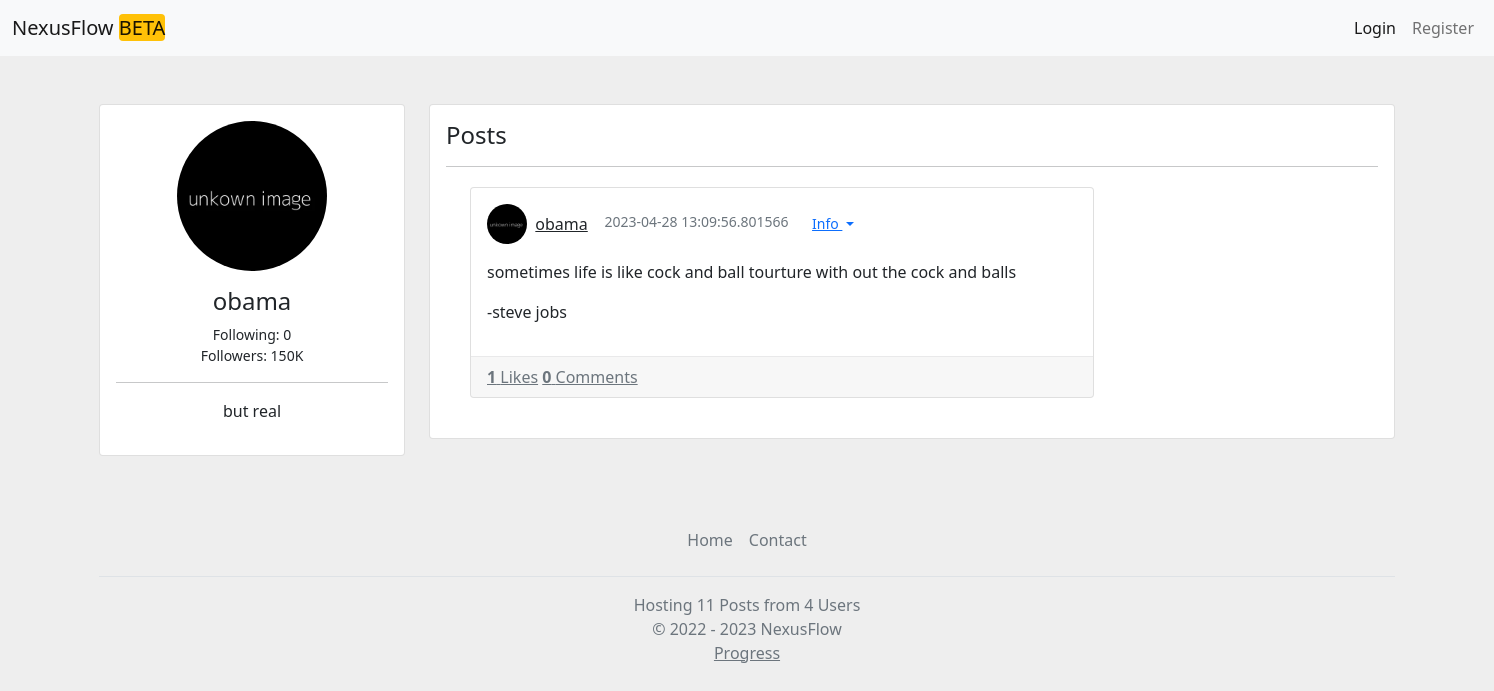
Screenshot of /u/obama with the database file from the repository.
### app.py (models this page shows)
class Serializer(object):
	def serialize(self):
		return {c: getattr(self, c) for c in inspect(self).attrs.keys()}
	@staticmethod
	def serialize_list(l):
		return [m.serialize() for m in l]

class Users(db.Model, Serializer):
	id = db.Column(db.Integer, primary_key=True)
	public_id = db.Column(db.String())
	ip = db.Column(db.String(), default="")
	email = db.Column(db.String(), default="")
	bio = db.Column(db.String(150), default="")
	name = db.Column(db.String(50))
	password = db.Column(db.String(500))
	pfpurl = db.Column(db.String(150))
	likedposts = db.Column(db.String(), default="")
	followers = db.Column(db.String(), default="")
	followercount = db.Column(db.Integer, default=0)
	followingcount = db.Column(db.Integer, default=0)
	following = db.Column(db.String(), default="")
	blocked = db.Column(db.String(), default="")
	posts = db.Column(db.String(), default="")
	algmod = db.Column(db.Integer, default=0)
	postallow = db.Column(db.Boolean, default=False)
	admin = db.Column(db.Boolean, default=False)

class Posts(db.Model):
	id = db.Column(db.Integer, primary_key=True, autoincrement=True)
	pub_id = db.Column(db.String(75))
	date_created = db.Column(db.DateTime, default=datetime.utcnow)
	content = db.Column(db.String(750))
	parentpost = db.Column(db.String())
	creator = db.Column(db.String(50))
	subpost = db.Column(db.String())
	likes = db.Column(db.Integer)
	comments = db.Column(db.Integer)
	sent = db.Column(db.Float)
	del_allow = db.Column(db.Boolean)
	isreply = db.Column(db.Boolean)
	edited = db.Column(db.Boolean)

### app.py (the view, shortened to what this page needs)
@app.route('/u/<string:user>')
def showuser(user):
	following = False
	blocked = False
	otherblocked = False
	followed = False
	userlist = Users.query.filter_by(name=user).first()
	if not userlist:
		return f"User {user}: not found", 404
	posts = []
	myuser = getuserfromtoken(request.cookies.get('token'))
	if userlist.posts != "" and userlist.posts != None:
		for post in str(userlist.posts).split(','):
			posts.append(Posts.query.filter_by(pub_id=post).first())
	posts = list(filter(None, posts))
	if myuser == None:
		myuser = {}
	return render_template('newuser.html',
	                       myuser=myuser,
	                       taruser=userlist,
	                       posts=posts,
	                       following=following,
	                       followed=followed,
	                       blockedbyother=otherblocked,
	                       blocked=blocked)

### app.py (called while the page is built, shortened)
def human_format(num):
	num = float('{:.3g}'.format(num))
	magnitude = 0
	while abs(num) >= 1000:
		magnitude += 1
		num /= 1000.0
	return '{}{}'.format('{:f}'.format(num).rstrip('0').rstrip('.'),
	                     ['', 'K', 'M', 'B', 'T'][magnitude])

@app.template_filter('format')
def format(num):
	return human_format(num)

def getpostcount():
	return len(Posts.query.all())

def getusercount():
	return len(Users.query.all())

@app.context_processor
def inject_now():
	return {'now': datetime.utcnow(), 'domain': domain, 'postcount':getpostcount(), 'usercount':getusercount()}

def getuserfromtoken(token):
	if not token:
		return None

### templates/newuser.html (shortened to what this page needs)
<!DOCTYPE html>
<html lang="en">
<head>
    <link href="https://cdn.jsdelivr.net/npm/bootstrap@5.0.0/dist/css/bootstrap.min.css" rel="stylesheet" >
</head>
<body>
{% set user = myuser %}
{% include "header.html" %}
    <div class="container my-5">
        <div class="row">
            <div class="col-md-3">
                <div class="card">
                    <div class="card-body text-center">
                        <img src="{{taruser.pfpurl}}" alt="Profile Picture" class="rounded-circle mb-3" width="150px" height="150px">
                        <h4>{{taruser.name}}</h4>
											<small>
												<div data-bs-toggle="tooltip" data-bs-placement="top" title="{{"{:,}".format(taruser.followingcount)}}">
												Following: {{ taruser.followingcount | format }}
												</div>
												<div data-bs-toggle="tooltip" data-bs-placement="top" title="{{"{:,}".format(taruser.followercount)}}">
												Followers: {{ taruser.followercount | format }}<br>
												</div>
											</small>
                        <hr>
                        <p class="text-muted">{{taruser.bio|markdown}}</p>
                    </div>
                </div>
            </div>
            <div class="col-md-9">
                <div class="card">
                    <div class="card-body">
                        <h4>Posts</h4>
                        <hr>
                        {% if posts == [] %}
                            <div>No Posts Found</div>
                        {% else %}
                        {% for post in posts %}
												{% set create = taruser %}
                        {% include 'post.html' %}
                        {% endfor %}
                        {% endif %}
                    </div>
                </div>
            </div>
        </div>
    </div>
	{% include "footer.html" %}
</body>
</html>

### templates/post.html (shortened to what this page needs)
<div class="container posts-content">
    <div class="row">
        <div class="col-lg-6">
            <div class="card mb-4">
              <div class="card-body">
                <div class="media mb-3">
                  <div class="d-flex align-items-center">
                    <img src="{{create['pfpurl']}}" class="rounded-circle" alt="" width="40px" height="40px"> &nbsp;&nbsp;
                    <div class="media-body ml-3">
                      <a href="/u/{{create['name']}}">{{create['name']}}{% if create.admin == True %} </a> <span class="badge bg-success rounded-pill">Admin</span> {% else%} </a> {% endif %}
                    </div>&nbsp;&nbsp;&nbsp;&nbsp;
                    <div class="text-muted small">{{post['date_created']}} &nbsp;&nbsp;
<div class="btn-group">
  <button type="button" class="btn btn-link dropdown-toggle btn-sm" data-bs-toggle="dropdown" aria-expanded="false">
    Info
  </button>
</div>
</div>
                  </div>
                </div>
                <div id="content{{post['pub_id']}}">
                <p id="content-text{{post['pub_id']}}">
									{{post['content']|markdown}}
                </p>
                </div>
              </div>
              <div class="card-footer">
                <a href="javascript:send('{{post['pub_id']}}')" class="d-inline-block text-muted">
                  {% if post['pub_id'] in likes %}
                  <strong>{{post['likes']}}</strong> Liked
              {% else %}
                  <strong>{{post['likes']}}</strong> Likes
              {% endif %}
                </a>
                <a href="/p/{{post['pub_id']}}" class="d-inline-block text-muted ml-3">
                    <strong>{{post['comments']}}</strong> Comments
                </a>
              </div>
            </div>
        </div>
</div>
</div>

### templates/newuser.html (style rules this page uses)
body { background:#eee; overflow-x:hidden; }
a { color: inherit; }
.posts-content { margin-top:20px; width: 2000px; }
.d-flex, .d-inline-flex, .media, .media>:not(.media-body), .jumbotron, .card { -ms-flex-negative: 1; flex-shrink: 1; }
.card-footer, .card hr { border-color: rgba(24,28,33,0.06); }

### templates/header.html (style rules this page uses)
body { overflow-x:hidden; background:#eee; }

### rows the page displays
Users: pfpurl (picture), name "obama", followingcount "0", followercount "150K", bio "but real"
Posts: pfpurl (picture), date_created "2023-04-28 13:09:56.801566", content "sometimes life is like cock and ball tourture with out the cock and balls -steve jobs", likes "1", comments "0"

### other values shown
{{ postcount }} "11"
{{ usercount }} "4"
